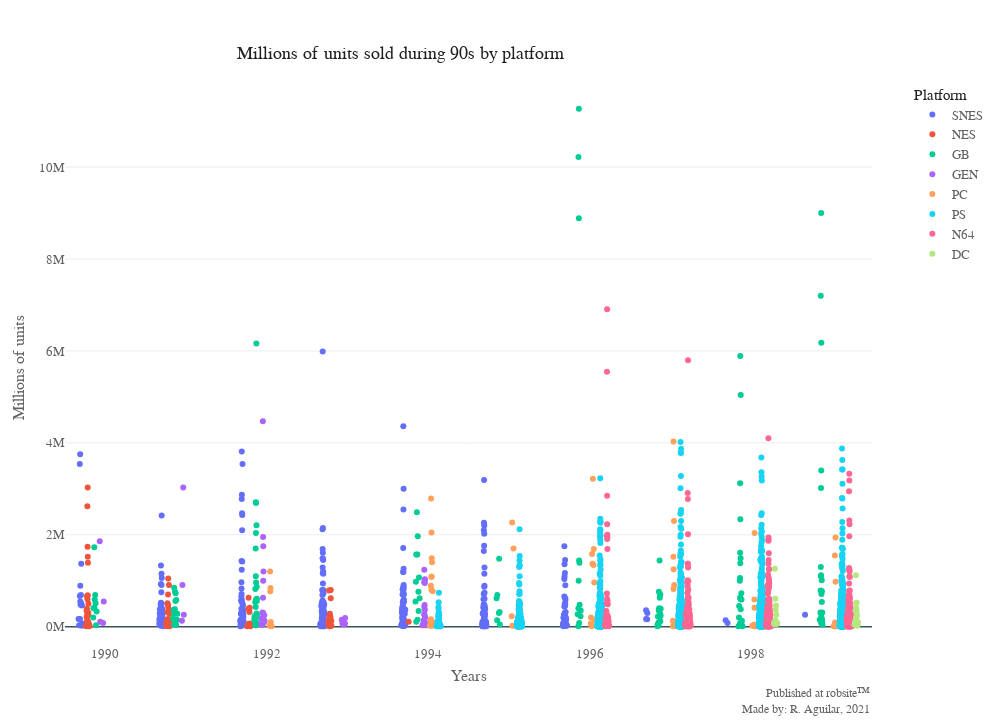

The notebook cell saved with this chart:
### Markdown cell above
Following the Mortal Kombat censorship, Nintendo was hit, noticing that fighting genres
 were among the most purchased during the 90s. However, the success of Nintendo IPs such
 as The Legend of Zelda and Super Mario, ended up destroying the SEGA console in 1998,
 in addition because of Nintendo grew stronger thanks to role-playing games during
 these years.

### Code cell
# Dataframe with just SNES and GEN, Super Mario was removed to avoid outliers
df_sn = df_long[(df_long["Year_of_Release"] > 1989) &
                (df_long["Year_of_Release"] < 2000) &
               ((df_long["Platform"].isin(["GB","NES","SNES","GEN","PC","PS","N64","DC"]))
               )].sort_values("Year_of_Release", ascending=True).drop(18)

# Plot of sales during 90s
strip90 = px.strip(df_sn, x = "Year_of_Release", y = "Sales", color = "Platform",
                  hover_name="Name",
                  labels={"Name":"Title", "Year_of_Release":"Year"},
                 hover_data=["Country"])

# Strip Layout
layoutstrip = {"font": {"size": fontimg,
                    "color": colorfont,
                    "family": "segoe ui light"},
            "title":{'y':0.935,
                    'text': "Millions of units sold during 90s by platform",
                    'x':0.4,
                    "yref":"container",
                    'xanchor': 'center',
                    'yanchor': 'top',
                    "font.family":"bahnschrift light",
                    "font.color":"#202020",
                    "font.size":fontimg+5,
                    "pad.b":15, # to avoid overlap with graph
                    "pad.l":1},
            "showlegend": True,
            "legend":{"font.size": fontimg,
                      "bordercolor": "#F70000",
                      "itemclick":"toggleothers",
                      "itemwidth": 30,
                      "itemdoubleclick":False,
                      "title.side": "top",
                      "title.font.color": "#202020",
                      "title.font.size": fontimg+2,
                      "x":1.05}, # distance with the plot default to 1.02
            "margin":{"b": 65,
                      "l": 65,
                      "r": 65,
                      "t": 80,
                      "pad": 0},
            "autosize":True,
            "width": widthimg,
            "height": heightimg,
            "separators": ". ",
            "paper_bgcolor": "#fff",
            "plot_bgcolor": "#fff",
            "autotypenumbers": "convert types",
            "colorway": ["#996E3F", "#E05040", "#7B82C1", "#A1C790"],
            "modebar":{"add":["togglespikelines"], #"drawline","eraseshape"
                       "orientation":"v",
                       "remove":["zoomin","zoomout","zoom","lasso","select"],
                       "activecolor":"#171717"},
            "hoverdistance":50, #Distance between cursor and hover announce
            "hovermode":"x unified",
            "hoverlabel":{"align":"left",
                          "bordercolor":"#fff",
                          "bgcolor":"#3D5165",
                          "font.color":"#FFFFFF",
                          "font.family":"segoe ui light",
                          "font.size":fontimg},
            "grid":{"pattern":"coupled",
                    "roworder":"bottom to top",
                    "xgap":0.5,
                    "ygap":0.5,
                    "xside":"bottom"},
            "newshape":{"line.color":"#3D5165",
                        "line.width":1.5,
                        "opacity":0.7},
            "activeshape.opacity":0.7,
            "xaxis": {"gridcolor":"#fff",
                      "spikecolor":"#DEDEDE", # Horizontal line hovered
                      "spikethickness":1.5,
                      "title":"Years",
                      "showspikes": False,
                      "anchor":"free",
                      "position":0.02,
                      "showgrid":False,
                      "tickcolor":"#FD0000",
                      "ticklabelposition": "outside",
                      "title.standoff": 10,
                      "automargin": True},
            "yaxis": {"gridcolor":"#EDEDED",
                      "title":"Millions of units",
                      "spikecolor":"#DEDEDE", # Horizontal line hovered
                      "spikethickness":1.5,
                      "showspikes": False,
                      "ticklabelposition": "outside",
                      "tickprefix": "", #Label prefix
                      "ticksuffix": "M",
                      "title.standoff": 10, #Distance between axis title and axis labels
                      "zeroline": True,
                      "zerolinecolor": "#3D5165",
                      "zerolinewidth": 1.5,
                      "automargin": True},
            "annotations":[{"text":author,
                            "align": "right",
                            "visible":True,
                            "xref":"paper",
                            "yref":"paper",
                            "x":1,
                            "y":-0.11,
                            "showarrow":False,
                            "font.size":fontimg-1}]}

# Update layout
strip90.update_layout(layoutstrip)
strip90.update_traces(jitter = 1)
strip90.show()

### Figure 1 — Plotly figure (JSON) as saved in the notebook; plotly's stock layout.template omitted (floating-point values rounded to 4 significant figures; data arrays with more than 128 entries replaced by an {"elided": "..."} marker saying what was removed)
{"data": [{"alignmentgroup": "True", "boxpoints": "all", "customdata": {"elided": "359x1 str values"}, "fillcolor": "rgba(255,255,255,0)", "hoveron": "points", "hovertemplate": "<b>%{hovertext}</b><br><br>Platform=SNES<br>Year=%{x}<br>Sales=%{y}<br>Country=%{customdata[0]}<extra></extra>", "hovertext": {"elided": "359 str values"}, "jitter": 1, "legendgroup": "SNES", "line": {"color": "rgba(255,255,255,0)"}, "marker": {"color": "#636efa"}, "name": "SNES", "offsetgroup": "SNES", "orientation": "v", "pointpos": 0, "showlegend": true, "type": "box", "x": {"elided": "359 float values"}, "x0": " ", "xaxis": "x", "y": {"elided": "359 float values"}, "y0": " ", "yaxis": "y"}, {"alignmentgroup": "True", "boxpoints": "all", "customdata": [[null], ["Japan"], ["Japan"], ["Japan"], [null], [null], ["Japan"], ["Japan"], ["Japan"], [null], ["Japan"], ["Japan"], ["Japan"], ["Japan"], [null], [null], ["Japan"], ["Japan"], [null], ["Japan"], [null], [null], ["Japan"], [null], ["Japan"], ["Japan"], ["Japan"], ["Japan"], ["Japan"], ["Japan"], ["Japan"], ["Japan"], ["Japan"], [null], [null], [null], ["Japan"], [null], [null], ["Japan"], ["Japan"], ["Japan"], ["Japan"], ["Japan"], ["Japan"], [null], ["Japan"], [null], ["Japan"], [null], [null], ["Japan"], ["Japan"], ["Japan"], ["Japan"], ["Japan"], ["Japan"], ["Japan"], ["Japan"], ["Japan"], ["Japan"], ["Japan"], [null], [null], [null], ["Japan"], ["Japan"], ["Japan"], ["Japan"], ["Japan"], ["Japan"], ["Japan"], ["Japan"], [null]], "fillcolor": "rgba(255,255,255,0)", "hoveron": "points", "hovertemplate": "<b>%{hovertext}</b><br><br>Platform=NES<br>Year=%{x}<br>Sales=%{y}<br>Country=%{customdata[0]}<extra></extra>", "hovertext": ["Final Fantasy III", "Dr. Mario", "Disney's Chip 'n Dale: Rescue Rangers", "Mega Man 3", "Dragon Warrior IV", "Teenage Mutant Ninja Turtles II: The Arcade Game", "Disney's Chip 'n Dale: Rescue Rangers", "Mega Man 3", "Dr. Mario", "Teenage Mutant Ninja Turtles II: The Arcade Game", "Disney's Chip 'n Dale: Rescue Rangers", "Nintendo World Cup", "Mega Man 3", "Nintendo World Cup", "Dragon Warrior IV", "Dragon Warrior IV", "Disney's Chip 'n Dale: Rescue Rangers", "Nintendo World Cup", "Teenage Mutant Ninja Turtles II: The Arcade Game", "Nintendo World Cup", "Teenage Mutant Ninja Turtles II: The Arcade Game", "Famista '91", "Dr. Mario", "Final Fantasy III", "Dr. Mario", "Mega Man 4", "Yoshi", "Yoshi", "Yoshi", "Bomberman II", "NES Open Tournament Golf", "Mega Man 4", "NES Open Tournament Golf", "Famista '92", "Teenage Mutant Ninja Turtles III: The Manhattan Project", "Teenage Mutant Ninja Turtles III: The Manhattan Project", "Yoshi", "Teenage Mutant Ninja Turtles III: The Manhattan Project", "Teenage Mutant Ninja Turtles III: The Manhattan Project", "Mega Man 4", "NES Open Tournament Golf", "NES Open Tournament Golf", "Bomberman II", "Bomberman II", "Mega Man 4", "Tetris 2 + Bombliss", "Bomberman II", "Teenage Mutant Ninja Turtles: Tournament Fighters", "Yoshi's Cookie", "Teenage Mutant Ninja Turtles: Tournament Fighters", "Teenage Mutant Ninja Turtles: Tournament Fighters", "Mega Man 5", "Yoshi's Cookie", "Mega Man 5", "Mega Man 5", "Yoshi's Cookie", "Yoshi's Cookie", "Mega Man 5", "Mega Man 6", "Tetris 2", "Tetris 2", "Mega Man 6", "Jurassic Park", "Jurassic Park", "Jurassic Park", "Kirby's Adventure", "Mega Man 6", "Tetris 2", "Kirby's Adventure", "Mega Man 6", "Kirby's Adventure", "Kirby's Adventure", "Tetris 2", "Final Fantasy I & II"], "jitter": 1, "legendgroup": "NES", "line": {"color": "rgba(255,255,255,0)"}, "marker": {"color": "#EF553B"}, "name": "NES", "offsetgroup": "NES", "orientation": "v", "pointpos": 0, "showlegend": true, "type": "box", "x": [1990.0, 1990.0, 1990.0, 1990.0, 1990.0, 1990.0, 1990.0, 1990.0, 1990.0, 1990.0, 1990.0, 1990.0, 1990.0, 1990.0, 1990.0, 1990.0, 1990.0, 1990.0, 1990.0, 1990.0, 1990.0, 1990.0, 1990.0, 1990.0, 1990.0, 1991.0, 1991.0, 1991.0, 1991.0, 1991.0, 1991.0, 1991.0, 1991.0, 1991.0, 1991.0, 1991.0, 1991.0, 1991.0, 1991.0, 1991.0, 1991.0, 1991.0, 1991.0, 1991.0, 1991.0, 1991.0, 1991.0, 1992.0, 1992.0, 1992.0, 1992.0, 1992.0, 1992.0, 1992.0, 1992.0, 1992.0, 1992.0, 1992.0, 1993.0, 1993.0, 1993.0, 1993.0, 1993.0, 1993.0, 1993.0, 1993.0, 1993.0, 1993.0, 1993.0, 1993.0, 1993.0, 1993.0, 1993.0, 1994.0], "x0": " ", "xaxis": "x", "y": [1.39, 0.1, 0.35, 0.39, 0.08, 0.25, 0.02, 0.68, 1.52, 0.21, 0.14, 0.28, 0.1, 0.5, 3.03, 0.01, 0.68, 0.65, 1.74, 0.05, 0.03, 0.3, 2.62, 0.01, 0.6, 0.09, 0.01, 0.91, 0.13, 0.16, 0.1, 0.01, 0.02, 0.28, 0.17, 1.05, 0.7, 0.02, 0.15, 0.51, 0.41, 0.47, 0.03, 0.1, 0.32, 0.32, 0.15, 0.01, 0.06, 0.02, 0.04, 0.39, 0.41, 0.07, 0.01, 0.63, 0.02, 0.32, 0.01, 0.62, 0.21, 0.07, 0.01, 0.25, 0.1, 0.02, 0.28, 0.02, 0.14, 0.16, 0.8, 0.79, 0.13, 0.11], "y0": " ", "yaxis": "y"}, {"alignmentgroup": "True", "boxpoints": "all", "customdata": {"elided": "144x1 str values"}, "fillcolor": "rgba(255,255,255,0)", "hoveron": "points", "hovertemplate": "<b>%{hovertext}</b><br><br>Platform=GB<br>Year=%{x}<br>Sales=%{y}<br>Country=%{customdata[0]}<extra></extra>", "hovertext": {"elided": "144 str values"}, "jitter": 1, "legendgroup": "GB", "line": {"color": "rgba(255,255,255,0)"}, "marker": {"color": "#00cc96"}, "name": "GB", "offsetgroup": "GB", "orientation": "v", "pointpos": 0, "showlegend": true, "type": "box", "x": {"elided": "144 float values"}, "x0": " ", "xaxis": "x", "y": {"elided": "144 float values"}, "y0": " ", "yaxis": "y"}, {"alignmentgroup": "True", "boxpoints": "all", "customdata": [["United States"], ["United States"], ["United States"], ["United States"], ["United States"], ["United States"], ["United States"], ["United States"], ["United States"], ["United States"], ["United States"], ["United States"], [null], [null], [null], [null], ["United States"], [null], ["United States"], ["United States"], ["United States"], ["United States"], [null], ["United States"], ["United States"], ["United States"], ["United States"], ["United States"], ["Japan"], ["Japan"], ["United States"], ["Japan"], [null], ["United States"], ["United States"], ["United States"], ["United States"], ["United States"], ["United States"], ["United States"], ["United States"], ["United States"], [null], ["United States"], ["United States"], [null], ["United States"], ["United States"], ["United States"], ["United States"], [null], ["United States"], ["United States"], [null], ["United States"], ["United States"]], "fillcolor": "rgba(255,255,255,0)", "hoveron": "points", "hovertemplate": "<b>%{hovertext}</b><br><br>Platform=GEN<br>Year=%{x}<br>Sales=%{y}<br>Country=%{customdata[0]}<extra></extra>", "hovertext": ["Streets of Rage", "Streets of Rage", "Streets of Rage", "Streets of Rage", "Sonic the Hedgehog", "Sonic the Hedgehog", "Sonic the Hedgehog", "Sonic the Hedgehog", "Ecco the Dolphin", "Gunstar Heroes", "Sonic the Hedgehog 2", "Sonic the Hedgehog 2", "Mortal Kombat", "NBA Jam", "Mortal Kombat", "Mortal Kombat", "Street Fighter II': Special Champion Edition", "NBA Jam", "Street Fighter II': Special Champion Edition", "Street Fighter II': Special Champion Edition", "Sonic the Hedgehog 2", "Sonic the Hedgehog 2", "NBA Jam", "Street Fighter II': Special Champion Edition", "Shining Force II", "Dynamite Headdy", "Beyond Oasis", "Streets of Rage 3", "Street Fighter II': Special Champion Edition (JP weekly sales)", "Super Street Fighter II", "Ecco: The Tides of Time", "Lunar 2: Eternal Blue(sales, but wrong system)", "Disney's The Lion King", "Mortal Kombat 3", "Mortal Kombat 3", "Virtua Racing", "Puzzle & Action: Tant-R", "Sonic & Knuckles", "Sonic & Knuckles", "Sonic the Hedgehog 3", "Sonic the Hedgehog 3", "NBA Jam Tournament Edition", "Castlevania Bloodlines", "Yuu Yuu Hakusho: Makyo Toitsusen", "Dragon Slayer: The Legend of Heroes", "Disney's The Lion King", "NBA Jam Tournament Edition", "J-League Pro Striker 2", "Sonic the Hedgehog 3", "Sonic & Knuckles", "Disney's The Lion King", "Sonic & Knuckles", "Mortal Kombat 3", "Disney's The Lion King", "NBA Jam Tournament Edition", "Sonic the Hedgehog 3"], "jitter": 1, "legendgroup": "GEN", "line": {"color": "rgba(255,255,255,0)"}, "marker": {"color": "#ab63fa"}, "name": "GEN", "offsetgroup": "GEN", "orientation": "v", "pointpos": 0, "showlegend": true, "type": "box", "x": [1990.0, 1990.0, 1990.0, 1990.0, 1991.0, 1991.0, 1991.0, 1991.0, 1992.0, 1992.0, 1992.0, 1992.0, 1992.0, 1992.0, 1992.0, 1992.0, 1992.0, 1992.0, 1992.0, 1992.0, 1992.0, 1992.0, 1992.0, 1992.0, 1993.0, 1993.0, 1993.0, 1993.0, 1993.0, 1993.0, 1993.0, 1994.0, 1994.0, 1994.0, 1994.0, 1994.0, 1994.0, 1994.0, 1994.0, 1994.0, 1994.0, 1994.0, 1994.0, 1994.0, 1994.0, 1994.0, 1994.0, 1994.0, 1994.0, 1994.0, 1994.0, 1994.0, 1994.0, 1994.0, 1994.0, 1994.0], "x0": " ", "xaxis": "x", "y": [1.86, 0.55, 0.11, 0.08, 0.91, 0.26, 3.03, 0.13, 0.12, 0.13, 0.19, 0.16, 0.09, 0.25, 1.95, 0.63, 0.04, 1.75, 0.31, 0.3, 1.2, 4.47, 0.05, 1.0, 0.19, 0.05, 0.05, 0.07, 0.07, 0.15, 0.07, 0.14, 0.05, 0.04, 0.27, 0.26, 0.03, 0.12, 0.43, 0.47, 0.07, 0.03, 0.04, 0.08, 0.08, 0.37, 0.14, 0.04, 1.02, 1.24, 0.03, 0.03, 1.03, 0.97, 0.95, 0.2], "y0": " ", "yaxis": "y"}, {"alignmentgroup": "True", "boxpoints": "all", "customdata": [[null], ["United States"], [null], ["United States"], ["United States"], ["United States"], ["United States"], ["United States"], ["United States"], [null], ["United States"], [null], ["United States"], [null], ["United States"], [null], ["United States"], [null], ["United States"], ["United States"], ["United States"], [null], [null], [null], ["United States"], ["United States"], ["United States"], [null], [null], [null], ["United States"], [null], [null], [null], [null], ["United States"], [null], [null], [null], [null], [null], [null], [null], [null], ["United States"], [null], [null], [null], ["United States"], [null], ["United States"], [null], [null], [null], ["United States"], [null], [null], ["United States"], [null], [null], [null], ["United States"], [null], ["United States"], ["United States"], ["United States"], [null], ["United States"], [null], [null], [null], [null], [null]], "fillcolor": "rgba(255,255,255,0)", "hoveron": "points", "hovertemplate": "<b>%{hovertext}</b><br><br>Platform=PC<br>Year=%{x}<br>Sales=%{y}<br>Country=%{customdata[0]}<extra></extra>", "hovertext": ["The 7th Guest", "Syndicate", "The 7th Guest", "SimCity 2000", "SimCity 2000", "Syndicate", "Empire Deluxe", "Doom", "SimCity 2000", "Monopoly", "Warcraft: Orcs & Humans", "Doom II: Hell on Earth", "Star Wars: Dark Forces", "Doom II: Hell on Earth", "Mortal Kombat", "Myst", "Star Wars: Dark Forces", "Monopoly", "Warcraft: Orcs & Humans", "Star Wars: Dark Forces", "Warcraft: Orcs & Humans", "Monopoly", "Myst", "Doom II: Hell on Earth", "Warcraft II: Tides of Darkness", "Warcraft II: Tides of Darkness", "Warcraft II: Tides of Darkness", "You Don't Know Jack", "Microsoft Flight Simulator", "Command & Conquer: Red Alert", "Diablo", "Tomb Raider", "Command & Conquer: Red Alert", "Microsoft Flight Simulator", "Tomb Raider", "Diablo", "Microsoft Flight Simulator", "Command & Conquer: Red Alert", "Riven: The Sequel to Myst", "Half-Life", "Half-Life", "Grand Prix Legends", "Worms 2", "Tomb Raider II", "Theme Hospital", "Tomb Raider II", "Riven: The Sequel to Myst", "Riven: The Sequel to Myst", "Theme Hospital", "Tomb Raider II", "StarCraft", "Tomb Raider III: Adventures of Lara Croft", "Tomb Raider: The Last Revelation", "Tomb Raider III: Adventures of Lara Croft", "Sim Theme Park", "Planescape: Torment", "Pharaoh", "StarCraft", "Caesar III", "Homeworld", "Planescape: Torment", "Sim Theme Park", "Age of Empires II: The Age of Kings", "Who wants to be a millionaire", "Command & Conquer: Tiberian Sun", "Dungeon Keeper 2", "Age of Empires II: The Age of Kings", "Dungeon Keeper 2", "The Longest Journey", "Legoland", "Championship Manager 99/00", "Age of Empires II: The Age of Kings", "Championship Manager 99/00"], "jitter": 1, "legendgroup": "PC", "line": {"color": "rgba(255,255,255,0)"}, "marker": {"color": "#FFA15A"}, "name": "PC", "offsetgroup": "PC", "orientation": "v", "pointpos": 0, "showlegend": true, "type": "box", "x": [1992.0, 1992.0, 1992.0, 1992.0, 1992.0, 1992.0, 1992.0, 1992.0, 1992.0, 1994.0, 1994.0, 1994.0, 1994.0, 1994.0, 1994.0, 1994.0, 1994.0, 1994.0, 1994.0, 1994.0, 1994.0, 1994.0, 1994.0, 1994.0, 1995.0, 1995.0, 1995.0, 1995.0, 1996.0, 1996.0, 1996.0, 1996.0, 1996.0, 1996.0, 1996.0, 1996.0, 1996.0, 1996.0, 1997.0, 1997.0, 1997.0, 1997.0, 1997.0, 1997.0, 1997.0, 1997.0, 1997.0, 1997.0, 1997.0, 1997.0, 1998.0, 1998.0, 1998.0, 1998.0, 1998.0, 1998.0, 1998.0, 1998.0, 1998.0, 1998.0, 1998.0, 1998.0, 1999.0, 1999.0, 1999.0, 1999.0, 1999.0, 1999.0, 1999.0, 1999.0, 1999.0, 1999.0, 1999.0], "x0": " ", "xaxis": "x", "y": [0.02, 0.05, 0.77, 0.84, 1.2, 0.01, 0.02, 0.02, 0.1, 0.1, 0.11, 1.4, 0.77, 0.16, 0.02, 2.79, 0.09, 0.81, 1.08, 1.09, 0.89, 1.49, 0.02, 2.05, 0.23, 2.27, 1.7, 0.02, 1.69, 1.34, 1.58, 0.07, 0.14, 0.2, 0.96, 0.01, 3.22, 1.37, 1.52, 4.03, 0.09, 0.01, 0.01, 0.91, 2.3, 0.13, 0.1, 0.82, 0.1, 1.25, 0.01, 0.03, 0.41, 0.59, 0.04, 0.01, 0.02, 0.04, 0.03, 0.02, 0.02, 2.04, 0.01, 1.94, 1.55, 0.05, 0.08, 0.01, 0.01, 0.01, 0.09, 0.01, 0.98], "y0": " ", "yaxis": "y"}, {"alignmentgroup": "True", "boxpoints": "all", "customdata": {"elided": "2574x1 str values"}, "fillcolor": "rgba(255,255,255,0)", "hoveron": "points", "hovertemplate": "<b>%{hovertext}</b><br><br>Platform=PS<br>Year=%{x}<br>Sales=%{y}<br>Country=%{customdata[0]}<extra></extra>", "hovertext": {"elided": "2574 str values"}, "jitter": 1, "legendgroup": "PS", "line": {"color": "rgba(255,255,255,0)"}, "marker": {"color": "#19d3f3"}, "name": "PS", "offsetgroup": "PS", "orientation": "v", "pointpos": 0, "showlegend": true, "type": "box", "x": {"elided": "2574 float values"}, "x0": " ", "xaxis": "x", "y": {"elided": "2574 float values"}, "y0": " ", "yaxis": "y"}, {"alignmentgroup": "True", "boxpoints": "all", "customdata": {"elided": "611x1 str values"}, "fillcolor": "rgba(255,255,255,0)", "hoveron": "points", "hovertemplate": "<b>%{hovertext}</b><br><br>Platform=N64<br>Year=%{x}<br>Sales=%{y}<br>Country=%{customdata[0]}<extra></extra>", "hovertext": {"elided": "611 str values"}, "jitter": 1, "legendgroup": "N64", "line": {"color": "rgba(255,255,255,0)"}, "marker": {"color": "#FF6692"}, "name": "N64", "offsetgroup": "N64", "orientation": "v", "pointpos": 0, "showlegend": true, "type": "box", "x": {"elided": "611 float values"}, "x0": " ", "xaxis": "x", "y": {"elided": "611 float values"}, "y0": " ", "yaxis": "y"}, {"alignmentgroup": "True", "boxpoints": "all", "customdata": [[null], ["United States"], [null], [null], ["United States"], ["United States"], ["United States"], ["United States"], ["United States"], ["United States"], ["United States"], ["United States"], ["Japan"], ["United States"], ["United States"], ["Japan"], ["United States"], ["Japan"], ["United States"], ["United States"], ["United States"], ["United States"], ["United States"], ["United States"], [null], ["United States"], ["United States"], ["United States"], ["United States"]], "fillcolor": "rgba(255,255,255,0)", "hoveron": "points", "hovertemplate": "<b>%{hovertext}</b><br><br>Platform=DC<br>Year=%{x}<br>Sales=%{y}<br>Country=%{customdata[0]}<extra></extra>", "hovertext": ["Power Stone", "The House of the Dead 2", "PenPen TriIceLon", "July", "Godzilla Generations", "Virtua Fighter 3tb", "Sonic Adventure", "Sonic Adventure", "Sonic Adventure", "Sonic Adventure", "NFL 2K", "Shenmue", "Tokyo Xtreme Racer", "Pro Yakyuu Team o Tsukurou!", "Sega Bass Fishing", "The King of Fighters: Dream Match 1999", "Blue Stinger", "Marvel vs. Capcom: Clash of Super Heroes", "Sega Rally Championship 2", "Seaman", "Shenmue", "NBA 2K", "Virtua Striker 2", "J-League Pro Soccer Club o Tsukurou!", "SoulCalibur", "Shenmue", "NFL 2K", "Shenmue", "NFL 2K"], "jitter": 1, "legendgroup": "DC", "line": {"color": "rgba(255,255,255,0)"}, "marker": {"color": "#B6E880"}, "name": "DC", "offsetgroup": "DC", "orientation": "v", "pointpos": 0, "showlegend": true, "type": "box", "x": [1998.0, 1998.0, 1998.0, 1998.0, 1998.0, 1998.0, 1998.0, 1998.0, 1998.0, 1998.0, 1999.0, 1999.0, 1999.0, 1999.0, 1999.0, 1999.0, 1999.0, 1999.0, 1999.0, 1999.0, 1999.0, 1999.0, 1999.0, 1999.0, 1999.0, 1999.0, 1999.0, 1999.0, 1999.0], "x0": " ", "xaxis": "x", "y": [0.14, 0.26, 0.06, 0.06, 0.08, 0.37, 0.08, 0.61, 1.26, 0.46, 1.12, 0.52, 0.17, 0.23, 0.09, 0.1, 0.1, 0.1, 0.41, 0.52, 0.38, 0.05, 0.32, 0.36, 0.34, 0.04, 0.02, 0.24, 0.05], "y0": " ", "yaxis": "y"}], "layout": {"activeshape": {"opacity": 0.7}, "annotations": [{"align": "right", "font": {"size": 12}, "showarrow": false, "text": "Published at <a href='https://robsite.media'>robsite&#8482;</a><br>Made by: R. Aguilar, 2021", "visible": true, "x": 1, "xref": "paper", "y": -0.11, "yref": "paper"}], "autosize": true, "autotypenumbers": "convert types", "boxmode": "group", "colorway": ["#996E3F", "#E05040", "#7B82C1", "#A1C790"], "font": {"color": "#636363", "family": "segoe ui light", "size": 13}, "grid": {"pattern": "coupled", "roworder": "bottom to top", "xgap": 0.5, "xside": "bottom", "ygap": 0.5}, "height": 720, "hoverdistance": 50, "hoverlabel": {"align": "left", "bgcolor": "#3D5165", "bordercolor": "#fff", "font": {"color": "#FFFFFF", "family": "segoe ui light", "size": 13}}, "hovermode": "x unified", "legend": {"bordercolor": "#F70000", "font": {"size": 13}, "itemclick": "toggleothers", "itemdoubleclick": false, "itemwidth": 30, "title": {"font": {"color": "#202020", "size": 15}, "side": "top", "text": "Platform"}, "tracegroupgap": 0, "x": 1.05}, "margin": {"b": 65, "l": 65, "pad": 0, "r": 65, "t": 80}, "modebar": {"activecolor": "#171717", "add": ["togglespikelines"], "orientation": "v", "remove": ["zoomin", "zoomout", "zoom", "lasso", "select"]}, "newshape": {"line": {"color": "#3D5165", "width": 1.5}, "opacity": 0.7}, "paper_bgcolor": "#fff", "plot_bgcolor": "#fff", "separators": ". ", "showlegend": true, "title": {"font": {"color": "#202020", "family": "bahnschrift light", "size": 18}, "pad": {"b": 15, "l": 1}, "text": "Millions of units sold during 90s by platform", "x": 0.4, "xanchor": "center", "y": 0.935, "yanchor": "top", "yref": "container"}, "width": 1000, "xaxis": {"anchor": "free", "automargin": true, "domain": [0.0, 1.0], "gridcolor": "#fff", "position": 0.02, "showgrid": false, "showspikes": false, "spikecolor": "#DEDEDE", "spikethickness": 1.5, "tickcolor": "#FD0000", "ticklabelposition": "outside", "title": {"standoff": 10, "text": "Years"}}, "yaxis": {"anchor": "x", "automargin": true, "domain": [0.0, 1.0], "gridcolor": "#EDEDED", "showspikes": false, "spikecolor": "#DEDEDE", "spikethickness": 1.5, "ticklabelposition": "outside", "tickprefix": "", "ticksuffix": "M", "title": {"standoff": 10, "text": "Millions of units"}, "zeroline": true, "zerolinecolor": "#3D5165", "zerolinewidth": 1.5}}}
